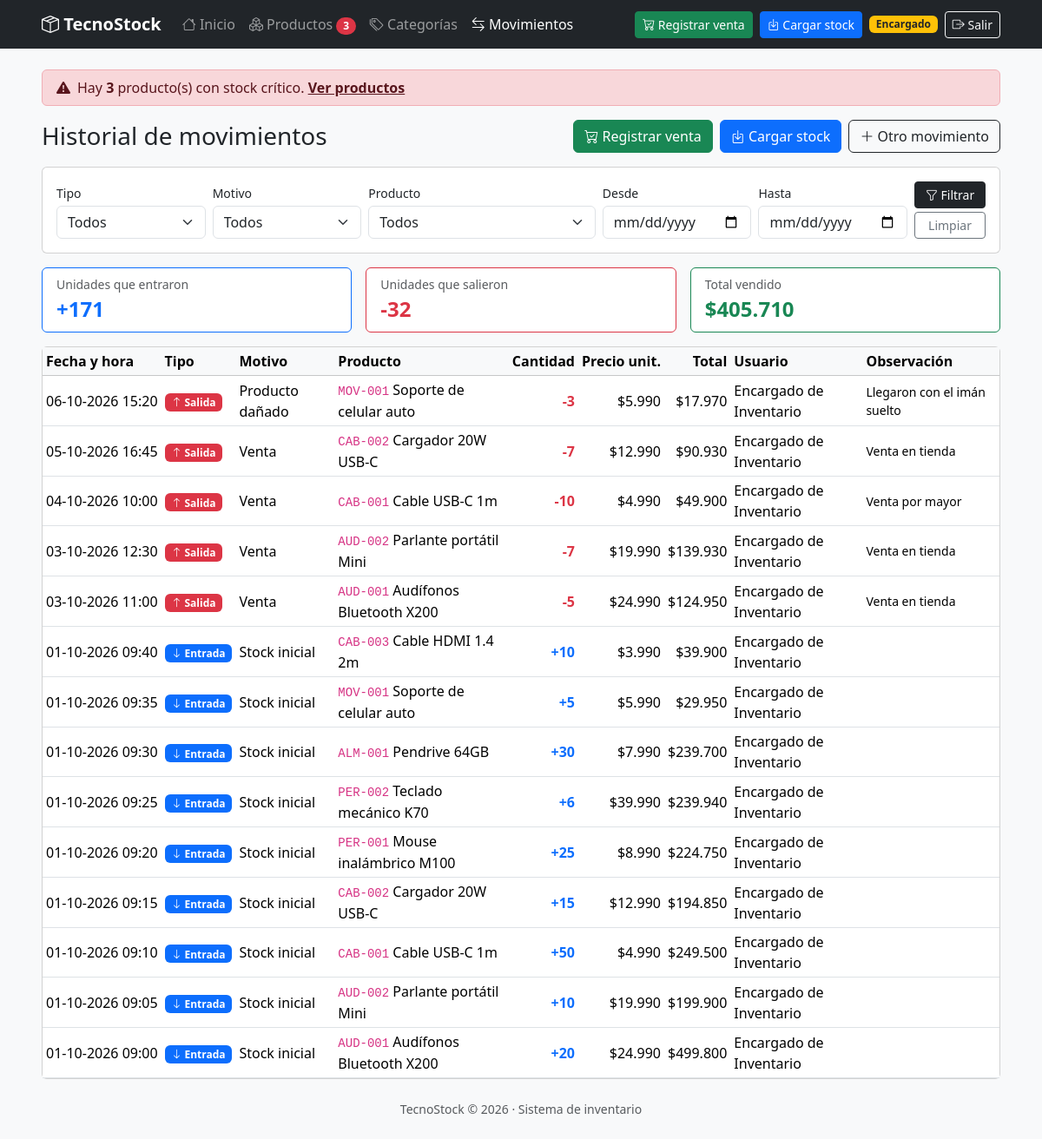
Page /movimientos/index.php (signed in) on the committed database.
### tables this page shows
CREATE TABLE movimiento (
    id_movimiento   INT          NOT NULL AUTO_INCREMENT,
    fecha_hora      DATETIME     NOT NULL DEFAULT CURRENT_TIMESTAMP,
    tipo            ENUM('ENTRADA', 'SALIDA') NOT NULL,
    motivo          VARCHAR(30)  NOT NULL,
    cantidad        INT          NOT NULL,
    precio_unitario INT          NOT NULL DEFAULT 0,
    observacion     VARCHAR(255) NULL,
    id_producto     INT          NOT NULL,
    id_usuario      INT          NOT NULL,

    PRIMARY KEY (id_movimiento),
    CONSTRAINT chk_movimiento_cantidad CHECK (cantidad > 0),
    CONSTRAINT chk_movimiento_precio   CHECK (precio_unitario >= 0),
     
    CONSTRAINT chk_movimiento_motivo CHECK (
        (tipo = 'ENTRADA' AND motivo IN ('Stock inicial', 'Compra a proveedor', 'Devolución de cliente', 'Ajuste de inventario'))
        OR
        (tipo = 'SALIDA'  AND motivo IN ('Venta', 'Producto dañado', 'Devolución a proveedor', 'Ajuste de inventario'))
    ),
    CONSTRAINT fk_movimiento_producto
        FOREIGN KEY (id_producto) REFERENCES producto (id_producto)
        ON UPDATE CASCADE
        ON DELETE RESTRICT,
    CONSTRAINT fk_movimiento_usuario
        FOREIGN KEY (id_usuario) REFERENCES usuario (id_usuario)
        ON UPDATE CASCADE
        ON DELETE RESTRICT
);

CREATE TABLE producto (
    id_producto  INT          NOT NULL AUTO_INCREMENT,
    codigo       VARCHAR(20)  NOT NULL,
    nombre       VARCHAR(100) NOT NULL,
    descripcion  VARCHAR(255) NULL,
    precio       INT          NOT NULL,            
    stock_actual INT          NOT NULL DEFAULT 0,
    stock_minimo INT          NOT NULL DEFAULT 0,
    estado       TINYINT(1)   NOT NULL DEFAULT 1,
    id_categoria INT          NOT NULL,

    PRIMARY KEY (id_producto),
    CONSTRAINT uq_producto_codigo  UNIQUE (codigo),
    CONSTRAINT chk_producto_precio CHECK (precio >= 0),
    CONSTRAINT chk_producto_stock  CHECK (stock_actual >= 0),
    CONSTRAINT chk_producto_minimo CHECK (stock_minimo >= 0),
    CONSTRAINT chk_producto_estado CHECK (estado IN (0, 1)),
    CONSTRAINT fk_producto_categoria
        FOREIGN KEY (id_categoria) REFERENCES categoria (id_categoria)
        ON UPDATE CASCADE
        ON DELETE RESTRICT
);

CREATE TABLE usuario (
    id_usuario  INT          NOT NULL AUTO_INCREMENT,
    nombre      VARCHAR(100) NOT NULL,
    correo      VARCHAR(120) NOT NULL,
    clave       VARCHAR(255) NOT NULL,           
    rol         ENUM('ENCARGADO', 'VENDEDOR') NOT NULL DEFAULT 'VENDEDOR',
    estado      TINYINT(1)   NOT NULL DEFAULT 1,  

    PRIMARY KEY (id_usuario),
    CONSTRAINT uq_usuario_correo  UNIQUE (correo),
    CONSTRAINT chk_usuario_estado CHECK (estado IN (0, 1))
);

### includes/funciones.php (called while the page is built, shortened)
<?php
function es_encargado(): bool
{
    return ($_SESSION['rol'] ?? '') === 'ENCARGADO';
}
function e($texto): string
{
    return htmlspecialchars((string) $texto, ENT_QUOTES, 'UTF-8');
}
function texto($valor): string
{
    return is_string($valor) ? trim($valor) : '';
}
function formato_precio($valor): string
{
    return '$' . number_format((int) $valor, 0, ',', '.');
}
function formato_fecha(string $fecha): string
{
    return date('d-m-Y H:i', strtotime($fecha));
}

### movimientos/index.php (the view, shortened to what this page needs)
<?php
require_once __DIR__ . '/../includes/sesion.php';
$desde      = texto($_GET['desde'] ?? '');
$hasta      = texto($_GET['hasta'] ?? '');
function fecha_valida(string $f): string
{
    $d = DateTime::createFromFormat('Y-m-d', $f);
    return ($d && $d->format('Y-m-d') === $f) ? $f : '';
}
$desde = fecha_valida($desde);
$hasta = fecha_valida($hasta);
$condiciones = [];
$parametros  = [];
$where = $condiciones ? ' WHERE ' . implode(' AND ', $condiciones) : '';
$stmt = $pdo->prepare(
    'SELECT m.id_movimiento, m.fecha_hora, m.tipo, m.motivo, m.cantidad, m.precio_unitario,
            m.observacion, p.codigo, p.nombre AS producto, u.nombre AS usuario
     FROM movimiento m
     JOIN producto p ON p.id_producto = m.id_producto
     JOIN usuario  u ON u.id_usuario  = m.id_usuario' . $where . '
     ORDER BY m.fecha_hora DESC, m.id_movimiento DESC
     LIMIT 300'
);
$stmt->execute($parametros);
$movimientos = $stmt->fetchAll();
$stmt = $pdo->prepare(
    "SELECT
        COALESCE(SUM(CASE WHEN m.tipo = 'ENTRADA' THEN m.cantidad END), 0) AS unidades_entrada,
        COALESCE(SUM(CASE WHEN m.tipo = 'SALIDA'  THEN m.cantidad END), 0) AS unidades_salida,
        COALESCE(SUM(CASE WHEN m.motivo = 'Venta' THEN m.cantidad * m.precio_unitario END), 0) AS total_ventas
     FROM movimiento m" . $where
);
$stmt->execute($parametros);
$totales = $stmt->fetch();
require __DIR__ . '/../includes/header.php';
?>
<div class="d-flex flex-wrap justify-content-between align-items-center gap-2 mb-3">
    <h1 class="h3 mb-0">Historial de movimientos</h1>
    <div class="d-flex gap-2">
        <a href="registrar.php?tipo=SALIDA&amp;motivo=Venta" class="btn btn-success"><i class="bi bi-cart-check"></i> Registrar venta</a>
        <a href="registrar.php?tipo=ENTRADA&amp;motivo=Compra%20a%20proveedor" class="btn btn-primary"><i class="bi bi-box-arrow-in-down"></i> Cargar stock</a>
        <?php if (es_encargado()): ?>
            <a href="registrar.php" class="btn btn-outline-dark"><i class="bi bi-plus-lg"></i> Otro movimiento</a>
        <?php endif; ?>
    </div>
</div>
<form method="get" class="card card-body mb-3">
    <div class="row g-2 align-items-end">
        <div class="col-md-2">
            <label for="tipo" class="form-label small mb-1">Tipo</label>
            <select id="tipo" name="tipo" class="form-select">
                <option value="">Todos</option>
            </select>
        </div>
        <div class="col-md-2">
            <label for="motivo" class="form-label small mb-1">Motivo</label>
            <select id="motivo" name="motivo" class="form-select">
                <option value="">Todos</option>
            </select>
        </div>
        <div class="col-md-3">
            <label for="id_producto" class="form-label small mb-1">Producto</label>
            <select id="id_producto" name="id_producto" class="form-select">
                <option value="">Todos</option>
            </select>
        </div>
        <div class="col-md-2">
            <label for="desde" class="form-label small mb-1">Desde</label>
            <input type="date" id="desde" name="desde" class="form-control" value="<?= e($desde) ?>">
        </div>
        <div class="col-md-2">
            <label for="hasta" class="form-label small mb-1">Hasta</label>
            <input type="date" id="hasta" name="hasta" class="form-control" value="<?= e($hasta) ?>">
        </div>
        <div class="col-md-1 d-grid gap-1">
            <button class="btn btn-dark btn-sm"><i class="bi bi-funnel"></i> Filtrar</button>
            <a href="index.php" class="btn btn-outline-secondary btn-sm">Limpiar</a>
        </div>
    </div>
</form>
<div class="row g-3 mb-3">
    <div class="col-md-4">
        <div class="card border-primary"><div class="card-body py-2">
            <div class="small text-muted">Unidades que entraron</div>
            <div class="fs-4 fw-bold text-primary">+<?= (int) $totales['unidades_entrada'] ?></div>
        </div></div>
    </div>
    <div class="col-md-4">
        <div class="card border-danger"><div class="card-body py-2">
            <div class="small text-muted">Unidades que salieron</div>
            <div class="fs-4 fw-bold text-danger">-<?= (int) $totales['unidades_salida'] ?></div>
        </div></div>
    </div>
    <div class="col-md-4">
        <div class="card border-success"><div class="card-body py-2">
            <div class="small text-muted">Total vendido</div>
            <div class="fs-4 fw-bold text-success"><?= formato_precio($totales['total_ventas']) ?></div>
        </div></div>
    </div>
</div>
<div class="card">
    <div class="table-responsive">
        <table class="table table-hover table-sm align-middle mb-0">
            <thead class="table-light">
                <tr>
                    <th>Fecha y hora</th>
                    <th>Tipo</th>
                    <th>Motivo</th>
                    <th>Producto</th>
                    <th class="num">Cantidad</th>
                    <th class="num">Precio unit.</th>
                    <th class="num">Total</th>
                    <th>Usuario</th>
                    <th>Observación</th>
                </tr>
            </thead>
            <tbody>
            <?php foreach ($movimientos as $m): ?>
                <tr>
                    <td class="text-nowrap"><?= e(formato_fecha($m['fecha_hora'])) ?></td>
                    <td>
                        <?php if ($m['tipo'] === 'ENTRADA'): ?>
                            <span class="badge bg-primary"><i class="bi bi-arrow-down"></i> Entrada</span>
                        <?php else: ?>
                            <span class="badge bg-danger"><i class="bi bi-arrow-up"></i> Salida</span>
                        <?php endif; ?>
                    </td>
                    <td><?= e($m['motivo']) ?></td>
                    <td><code><?= e($m['codigo']) ?></code> <?= e($m['producto']) ?></td>
                    <td class="num fw-bold <?= $m['tipo'] === 'ENTRADA' ? 'text-primary' : 'text-danger' ?>">
                        <?= $m['tipo'] === 'ENTRADA' ? '+' : '-' ?><?= (int) $m['cantidad'] ?>
                    </td>
                    <td class="num"><?= formato_precio($m['precio_unitario']) ?></td>
                    <td class="num"><?= formato_precio($m['cantidad'] * $m['precio_unitario']) ?></td>
                    <td><?= e($m['usuario']) ?></td>
                    <td class="small"><?= e($m['observacion']) ?></td>
                </tr>
            <?php endforeach; ?>
            </tbody>
        </table>
    </div>
</div>
<?php require __DIR__ . '/../includes/footer.php'; ?>

### assets/css/estilos.css (style rules this page uses)
.num { text-align: right; font-variant-numeric: tabular-nums; white-space: nowrap; }

### rows in the picture
movimiento: fecha_hora "06-10-2026 15:20", tipo "SALIDA" (drawn), motivo "Producto dañado", id_producto.codigo "MOV-001", id_producto.nombre "Soporte de celular auto", cantidad "3", precio_unitario "$5.990", formato_precio($m['cantidad'] * $m['precio_unitario']) "$17.970", id_usuario.nombre "Encargado de Inventario", observacion "Llegaron con el imán suelto"
movimiento: fecha_hora "05-10-2026 16:45", tipo "SALIDA" (drawn), motivo "Venta", id_producto.codigo "CAB-002", id_producto.nombre "Cargador 20W USB-C", cantidad "7", precio_unitario "$12.990", formato_precio($m['cantidad'] * $m['precio_unitario']) "$90.930", id_usuario.nombre "Encargado de Inventario", observacion "Venta en tienda"
movimiento: fecha_hora "04-10-2026 10:00", tipo "SALIDA" (drawn), motivo "Venta", id_producto.codigo "CAB-001", id_producto.nombre "Cable USB-C 1m", cantidad "10", precio_unitario "$4.990", formato_precio($m['cantidad'] * $m['precio_unitario']) "$49.900", id_usuario.nombre "Encargado de Inventario", observacion "Venta por mayor"
movimiento: fecha_hora "03-10-2026 12:30", tipo "SALIDA" (drawn), motivo "Venta", id_producto.codigo "AUD-002", id_producto.nombre "Parlante portátil Mini", cantidad "7", precio_unitario "$19.990", formato_precio($m['cantidad'] * $m['precio_unitario']) "$139.930", id_usuario.nombre "Encargado de Inventario", observacion "Venta en tienda"
movimiento: fecha_hora "03-10-2026 11:00", tipo "SALIDA" (drawn), motivo "Venta", id_producto.codigo "AUD-001", id_producto.nombre "Audífonos Bluetooth X200", cantidad "5", precio_unitario "$24.990", formato_precio($m['cantidad'] * $m['precio_unitario']) "$124.950", id_usuario.nombre "Encargado de Inventario", observacion "Venta en tienda"
movimiento: fecha_hora "01-10-2026 09:40", tipo "ENTRADA" (drawn), motivo "Stock inicial", id_producto.codigo "CAB-003", id_producto.nombre "Cable HDMI 1.4 2m", cantidad "10", precio_unitario "$3.990", formato_precio($m['cantidad'] * $m['precio_unitario']) "$39.900", id_usuario.nombre "Encargado de Inventario"
movimiento: fecha_hora "01-10-2026 09:35", tipo "ENTRADA" (drawn), motivo "Stock inicial", id_producto.codigo "MOV-001", id_producto.nombre "Soporte de celular auto", cantidad "5", precio_unitario "$5.990", formato_precio($m['cantidad'] * $m['precio_unitario']) "$29.950", id_usuario.nombre "Encargado de Inventario"
movimiento: fecha_hora "01-10-2026 09:30", tipo "ENTRADA" (drawn), motivo "Stock inicial", id_producto.codigo "ALM-001", id_producto.nombre "Pendrive 64GB", cantidad "30", precio_unitario "$7.990", formato_precio($m['cantidad'] * $m['precio_unitario']) "$239.700", id_usuario.nombre "Encargado de Inventario"
movimiento: fecha_hora "01-10-2026 09:25", tipo "ENTRADA" (drawn), motivo "Stock inicial", id_producto.codigo "PER-002", id_producto.nombre "Teclado mecánico K70", cantidad "6", precio_unitario "$39.990", formato_precio($m['cantidad'] * $m['precio_unitario']) "$239.940", id_usuario.nombre "Encargado de Inventario"
movimiento: fecha_hora "01-10-2026 09:20", tipo "ENTRADA" (drawn), motivo "Stock inicial", id_producto.codigo "PER-001", id_producto.nombre "Mouse inalámbrico M100", cantidad "25", precio_unitario "$8.990", formato_precio($m['cantidad'] * $m['precio_unitario']) "$224.750", id_usuario.nombre "Encargado de Inventario"
movimiento: fecha_hora "01-10-2026 09:15", tipo "ENTRADA" (drawn), motivo "Stock inicial", id_producto.codigo "CAB-002", id_producto.nombre "Cargador 20W USB-C", cantidad "15", precio_unitario "$12.990", formato_precio($m['cantidad'] * $m['precio_unitario']) "$194.850", id_usuario.nombre "Encargado de Inventario"
movimiento: fecha_hora "01-10-2026 09:10", tipo "ENTRADA" (drawn), motivo "Stock inicial", id_producto.codigo "CAB-001", id_producto.nombre "Cable USB-C 1m", cantidad "50", precio_unitario "$4.990", formato_precio($m['cantidad'] * $m['precio_unitario']) "$249.500", id_usuario.nombre "Encargado de Inventario"
movimiento: fecha_hora "01-10-2026 09:05", tipo "ENTRADA" (drawn), motivo "Stock inicial", id_producto.codigo "AUD-002", id_producto.nombre "Parlante portátil Mini", cantidad "10", precio_unitario "$19.990", formato_precio($m['cantidad'] * $m['precio_unitario']) "$199.900", id_usuario.nombre "Encargado de Inventario"
movimiento: fecha_hora "01-10-2026 09:00", tipo "ENTRADA" (drawn), motivo "Stock inicial", id_producto.codigo "AUD-001", id_producto.nombre "Audífonos Bluetooth X200", cantidad "20", precio_unitario "$24.990", formato_precio($m['cantidad'] * $m['precio_unitario']) "$499.800", id_usuario.nombre "Encargado de Inventario"

### other values in the picture
$criticos "3"
$totales['unidades_entrada'] "171"
$totales['unidades_salida'] "32"
formato_precio($totales['total_ventas']) "$405.710"
